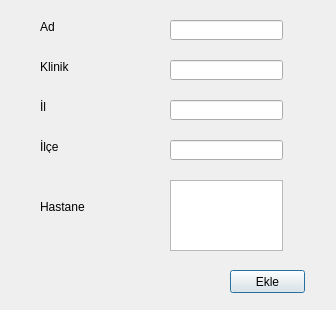
<?xml version="1.0" encoding="UTF-8"?>
<ui version="4.0">
 <class>Dialog</class>
 <widget class="QDialog" name="Dialog">
  <property name="geometry">
   <rect>
    <x>0</x>
    <y>0</y>
    <width>336</width>
    <height>310</height>
   </rect>
  </property>
  <property name="windowTitle">
   <string>Doktor Ekle</string>
  </property>
  <widget class="QLineEdit" name="name">
   <property name="geometry">
    <rect>
     <x>170</x>
     <y>20</y>
     <width>113</width>
     <height>20</height>
    </rect>
   </property>
  </widget>
  <widget class="QLineEdit" name="clinic">
   <property name="geometry">
    <rect>
     <x>170</x>
     <y>60</y>
     <width>113</width>
     <height>20</height>
    </rect>
   </property>
  </widget>
  <widget class="QLineEdit" name="city">
   <property name="geometry">
    <rect>
     <x>170</x>
     <y>100</y>
     <width>113</width>
     <height>20</height>
    </rect>
   </property>
  </widget>
  <widget class="QLineEdit" name="county">
   <property name="geometry">
    <rect>
     <x>170</x>
     <y>140</y>
     <width>113</width>
     <height>20</height>
    </rect>
   </property>
  </widget>
  <widget class="QPlainTextEdit" name="hospital">
   <property name="geometry">
    <rect>
     <x>170</x>
     <y>180</y>
     <width>113</width>
     <height>71</height>
    </rect>
   </property>
  </widget>
  <widget class="QLabel" name="label">
   <property name="geometry">
    <rect>
     <x>40</x>
     <y>20</y>
     <width>47</width>
     <height>13</height>
    </rect>
   </property>
   <property name="text">
    <string>Ad</string>
   </property>
  </widget>
  <widget class="QLabel" name="label_3">
   <property name="geometry">
    <rect>
     <x>40</x>
     <y>60</y>
     <width>47</width>
     <height>13</height>
    </rect>
   </property>
   <property name="text">
    <string>Klinik</string>
   </property>
  </widget>
  <widget class="QLabel" name="label_4">
   <property name="geometry">
    <rect>
     <x>40</x>
     <y>100</y>
     <width>47</width>
     <height>13</height>
    </rect>
   </property>
   <property name="text">
    <string>İl</string>
   </property>
  </widget>
  <widget class="QLabel" name="label_5">
   <property name="geometry">
    <rect>
     <x>40</x>
     <y>140</y>
     <width>47</width>
     <height>13</height>
    </rect>
   </property>
   <property name="text">
    <string>İlçe</string>
   </property>
  </widget>
  <widget class="QLabel" name="label_6">
   <property name="geometry">
    <rect>
     <x>40</x>
     <y>200</y>
     <width>47</width>
     <height>13</height>
    </rect>
   </property>
   <property name="text">
    <string>Hastane</string>
   </property>
  </widget>
  <widget class="QPushButton" name="pushButton">
   <property name="geometry">
    <rect>
     <x>230</x>
     <y>270</y>
     <width>75</width>
     <height>23</height>
    </rect>
   </property>
   <property name="text">
    <string>Ekle</string>
   </property>
  </widget>
 </widget>
 <resources/>
 <connections/>
</ui>
